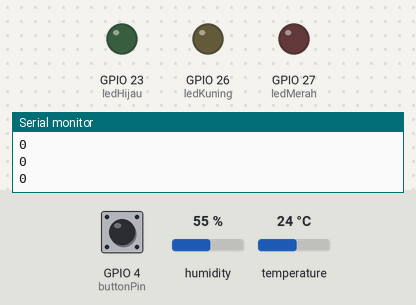
Bench run of a sketch on a simulated ESP32. On the bench: output pins drawn as LEDs (lit = HIGH), the last lines printed to the serial monitor. Inputs (shaded band) come from the test bench; at power-on: GPIO 4 (buttonPin) LOW, temperature 24 °C, humidity 55 %.

Above: at 3.2 s.
3.3 s: GPIO 4 (buttonPin) pulled HIGH for 1 s
At 5.1 s:
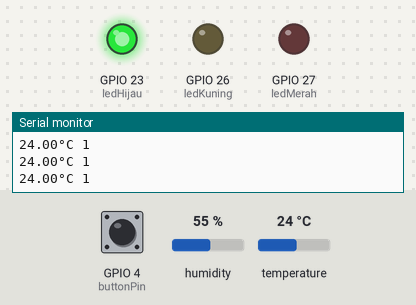
5.8 s: temperature set to 33 °C
7.4 s: temperature set to 36 °C
At 8.7 s:
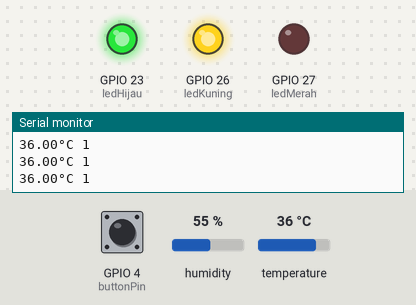
9.7 s: temperature set to 12 °C
At 11.2 s:
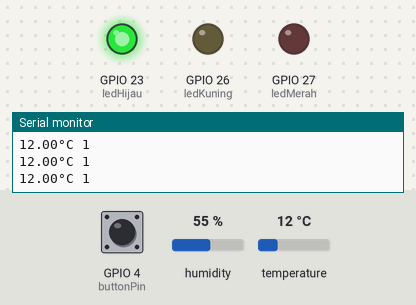
11.8 s: temperature set to 41 °C
At 13.6 s:
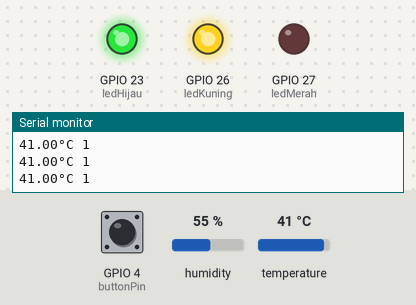
Timing chart, 0 to 14.8 s (numbered marks = the images above; inputs shaded):
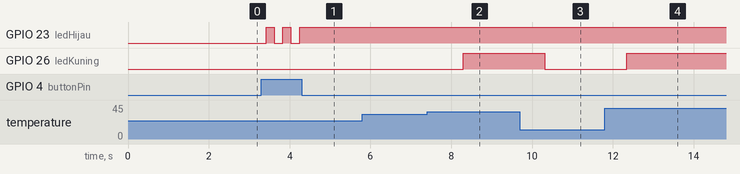

Measured:
- the behaviour switches between 34 and 35 °C on temperature (found by bisection; images 1 and 2)
- after the input at 3.3 s, GPIO 23 (ledHijau): alternates HIGH for 0.20 s and LOW for 0.21 s, 5 changes in all, then stays HIGH, starting after 0.12 s
- after the input at 7.4 s, GPIO 26 (ledKuning): LOW → HIGH after 0.90 s
- after the input at 9.7 s, GPIO 26 (ledKuning): HIGH → LOW after 0.62 s
- after the input at 11.8 s, GPIO 26 (ledKuning): LOW → HIGH after 0.54 s

The sketch:

Projek2.ino
```cpp
#include "DHT.h"

const int DHTPIN = 0;
const int buttonPin = 4;
const int ledMerah = 27;
const int ledKuning = 26;
const int ledHijau = 23;

#define DHTTYPE DHT11   // DHT 11

DHT dht(DHTPIN, DHTTYPE);

int buttonState = 0;
boolean start = false;

void setup() {
  delay(2000);
  Serial.begin(9600);
  Serial.println(F("DHT11 test!"));

  pinMode(buttonPin, INPUT);
  pinMode(ledMerah, OUTPUT);
  pinMode(ledKuning, OUTPUT);
  pinMode(ledHijau, OUTPUT);


  dht.begin();
}

void loop() {
  delay(200);
  buttonState = digitalRead(buttonPin);


  Serial.println(start);
  float t = dht.readTemperature();
  if (isnan(t)) {
    Serial.println(F("Failed to read from DHT sensor!"));
    return;
  }

  if(buttonState == HIGH){
    start = !start;
  }
  if(start==1){
    if(t<35){
        digitalWrite(ledMerah, LOW);
        digitalWrite(ledKuning, LOW);
        digitalWrite(ledHijau, HIGH);
      }else if(t>=35 && t<=50){
        digitalWrite(ledMerah, LOW);
        digitalWrite(ledHijau, HIGH);
        digitalWrite(ledKuning, HIGH);
      }else if(t>50){
        digitalWrite(ledHijau, HIGH);
        digitalWrite(ledKuning, HIGH);
        digitalWrite(ledMerah, HIGH);
      }
    Serial.print(t);
    Serial.print(F("°C "));
  }else{
    digitalWrite(ledHijau, LOW);
    digitalWrite(ledKuning, LOW);
    digitalWrite(ledMerah, LOW);
  }


}
```
